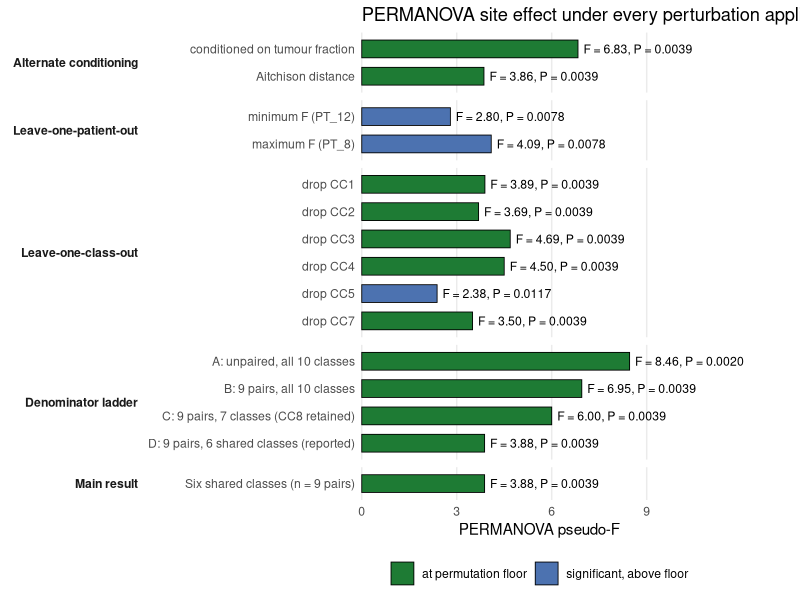

Write the R code that produced this figure.
## figure_permanova_robustness.R
##
## One figure summarizing every version of the PERMANOVA test we ran on
## the primary-vs-metastasis comparison: the full denominator ladder
## (unpaired ten-class down to the paired six-class subcomposition),
## leave-one-class-out, leave-one-patient-out, conditioning on
## tumour-epithelial fraction, and Aitchison distance instead of
## Bray-Curtis. Numbers come straight from the verification output, not
## recomputed here.

library(ggplot2)

results <- data.frame(
  group = c(
    "Main result",
    rep("Denominator ladder", 4),
    rep("Leave-one-class-out", 6),
    rep("Leave-one-patient-out", 2),
    rep("Alternate conditioning", 2)
  ),
  label = c(
    "Six shared classes (n = 9 pairs)",
    "A: unpaired, all 10 classes",
    "B: 9 pairs, all 10 classes",
    "C: 9 pairs, 7 classes (CC8 retained)",
    "D: 9 pairs, 6 shared classes (reported)",
    "drop CC1", "drop CC2", "drop CC3", "drop CC4", "drop CC5", "drop CC7",
    "minimum F (PT_12)", "maximum F (PT_8)",
    "conditioned on tumour fraction",
    "Aitchison distance"
  ),
  F = c(3.88,
        8.46, 6.95, 6.00, 3.88,
        3.89, 3.69, 4.69, 4.50, 2.38, 3.50,
        2.80, 4.09,
        6.83, 3.86),
  P = c(0.0039,
        0.002, 0.0039, 0.0039, 0.0039,
        0.0039, 0.0039, 0.0039, 0.0039, 0.0117, 0.0039,
        0.0078, 0.0078,
        0.0039, 0.0039)
)

results$group <- factor(results$group, levels = rev(unique(results$group)))
results$label <- factor(results$label, levels = rev(results$label))
results$at_floor <- ifelse(results$P <= 0.0039 + 1e-9, "at permutation floor",
                     ifelse(results$P <= 0.0117, "significant, above floor", "n.s. at this n"))

p <- ggplot(results, aes(x = label, y = F, fill = at_floor)) +
  geom_col(width = 0.65, colour = "black", linewidth = 0.3) +
  geom_text(aes(label = sprintf("F = %.2f, P = %.4f", F, P)),
            hjust = -0.05, size = 3.1) +
  coord_flip(clip = "off") +
  facet_grid(rows = vars(group), scales = "free_y", space = "free_y", switch = "y") +
  scale_fill_manual(values = c("at permutation floor" = "#1E7B34",
                                "significant, above floor" = "#4C72B0",
                                "n.s. at this n" = "#C0504D")) +
  scale_y_continuous(limits = c(0, 11), expand = expansion(mult = c(0, 0.02))) +
  labs(x = NULL, y = "PERMANOVA pseudo-F", fill = NULL,
       title = "PERMANOVA site effect under every perturbation applied") +
  theme_minimal(base_size = 11) +
  theme(
    strip.placement = "outside",
    strip.text.y.left = element_text(angle = 0, hjust = 1, face = "bold"),
    panel.grid.major.y = element_blank(),
    panel.grid.minor = element_blank(),
    legend.position = "bottom",
    plot.margin = margin(5, 60, 5, 5)
  )

ggsave("figure_permanova_robustness.png", p, width = 9, height = 7, dpi = 300)
